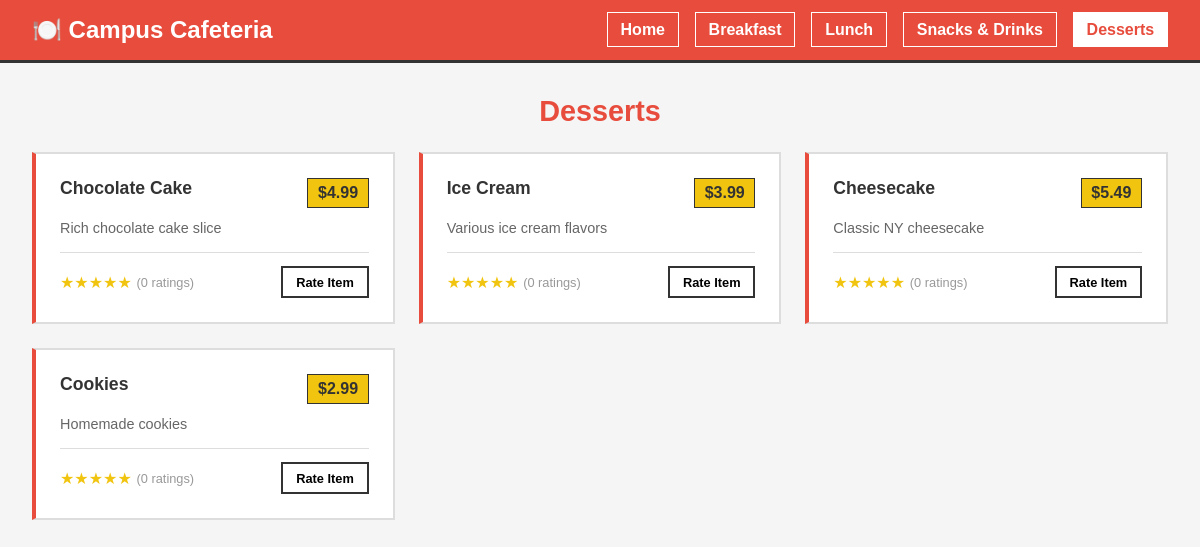
The app's page /menu/5 with its own data.
### tables this page shows
CREATE TABLE menu_items (
                    id INTEGER PRIMARY KEY AUTOINCREMENT,
                    name TEXT NOT NULL,
                    category TEXT NOT NULL,
                    description TEXT,
                    price REAL NOT NULL,
                    page INTEGER NOT NULL,
                    available INTEGER DEFAULT 1
                );

### app.py (the view)
@app.route('/menu/<int:page_num>')
def menu(page_num):
    if page_num < 1 or page_num > 5:
        return "Page not found", 404
    conn = get_db_connection()
    items = conn.execute('SELECT * FROM menu_items WHERE page = ?', (page_num,)).fetchall()
    conn.close()
    page_titles = {
        1: 'Home',
        2: 'Breakfast',
        3: 'Lunch',
        4: 'Snacks & Beverages',
        5: 'Desserts'
    }
    return render_template('index.html',
                          page=page_num,
                          items=items,
                          page_title=page_titles.get(page_num, 'Menu'),
                          cafeteria_info=CAFETERIA_INFO)

### PDataBase.py (called while the page is built)
def get_db_connection():
    connection = sqlite3.connect(db_path)
    connection.row_factory = sqlite3.Row
    return connection

### templates/index.html (shortened to what this page needs)
<!DOCTYPE html>
<html lang="en">
<head>
    <link rel="stylesheet" href="{{ url_for('static', filename='styles.css') }}">
</head>
<body>
    <div class="container">
        <nav class="navbar">
            <div class="nav-brand">🍽️ Campus Cafeteria</div>
            <ul class="nav-links">
                <li><a href="/" class="{% if page == 1 %}active{% endif %}">Home</a></li>
                <li><a href="/menu/2" class="{% if page == 2 %}active{% endif %}">Breakfast</a></li>
                <li><a href="/menu/3" class="{% if page == 3 %}active{% endif %}">Lunch</a></li>
                <li><a href="/menu/4" class="{% if page == 4 %}active{% endif %}">Snacks & Drinks</a></li>
                <li><a href="/menu/5" class="{% if page == 5 %}active{% endif %}">Desserts</a></li>
            </ul>
        </nav>
        {% if page == 1 %}
        <div class="page home-page">
            <div class="hero">
                <h1>Welcome to FutureDev Cafeteria</h1>
                <p class="subtitle">Your favorite place to eat on campus</p>
            </div>
            <div class="info-section">
                <div class="info-card">
                    <h2>📍 Location & Hours</h2>
                    <p><strong>{{ cafeteria_info.location }}</strong></p>
                    <p>{{ cafeteria_info.hours }}</p>
                </div>
                <div class="info-card">
                    <h2>📞 Contact Us</h2>
                    <p><strong>Phone:</strong> {{ cafeteria_info.phone }}</p>
                    <p><strong>Email:</strong> {{ cafeteria_info.email }}</p>
                </div>
                </div>
            </div>
            <div class="menu-preview">
                <h2>Browse Our Menu</h2>
                <div class="preview-grid">
                    <a href="/menu/2" class="preview-card">
                        <span class="emoji">🥞</span>
                        <h3>Breakfast</h3>
                        <p>Start your day right</p>
                    </a>
                    <a href="/menu/3" class="preview-card">
                        <span class="emoji">🍔</span>
                        <h3>Lunch</h3>
                        <p>Satisfying meals</p>
                    </a>
                    <a href="/menu/4" class="preview-card">
                        <span class="emoji">🍿</span>
                        <h3>Snacks & Drinks</h3>
                        <p>Quick bites & beverages</p>
                    </a>
                    <a href="/menu/5" class="preview-card">
                        <span class="emoji">🍰</span>
                        <h3>Desserts</h3>
                        <p>Sweet treats</p>
                    </a>
                </div>
            </div>
            <div class="quick-links">
                <a href="#" onclick="showFeedbackModal(); return false;" class="quick-link">💬 Send Feedback</a>
            </div>
        </div>
        {% else %}
        <div class="page menu-page">
            <h1>{{ page_title }}</h1>
            {% if items %}
            <div class="menu-grid">
                {% for item in items %}
                <div class="menu-item">
                    <div class="item-header">
                        <h3>{{ item.name }}</h3>
                        <span class="price">${{ "%.2f"|format(item.price) }}</span>
                    </div>
                    <p class="description">{{ item.description }}</p>
                    <div class="rating-section">
                        <div class="rating-display" id="rating-{{ item.id }}">
                            <span class="stars">★★★★★</span>
                            <span class="rating-count">(0 ratings)</span>
                        </div>
                        <button class="btn btn-small" data-item-id="{{ item.id }}" data-item-name="{{ item.name }}" onclick="showRatingModal(this)">Rate Item</button>
                    </div>
                </div>
                {% endfor %}
            </div>
            {% else %}
            <p class="no-items">No items available for this category.</p>
            {% endif %}
        </div>
        {% endif %}
    </div>
</body>
</html>

### static/styles.css (style rules this page uses)
* { margin: 0; padding: 0; box-sizing: border-box; }
:root { --primary: #e74c3c; --secondary: #3498db; --accent: #f1c40f; --dark: #333; --light: #ddd; }
body { font-family: Arial, sans-serif; background: #f5f5f5; color: var(--dark); }
.container { max-width: 1200px; margin: 0 auto; }
.navbar { background: var(--primary); padding: 1rem 2rem; display: flex; justify-content: space-between; align-items: center; flex-wrap: wrap; border-bottom: 3px solid var(--dark); }
.nav-brand { font-size: 1.5rem; font-weight: bold; color: white; }
.nav-links { display: flex; list-style: none; gap: 1rem; flex-wrap: wrap; }
.nav-links a { color: white; text-decoration: none; font-weight: bold; padding: 0.5rem 0.8rem; border: 1px solid white; }
.nav-links a.active { background: white; color: var(--primary); }
.page { padding: 2rem; }
.menu-page h1 { text-align: center; margin-bottom: 1.5rem; font-size: 1.8rem; color: var(--primary); }
.menu-grid { display: grid; grid-template-columns: repeat(auto-fill, minmax(280px, 1fr)); gap: 1.5rem; }
.menu-item { background: white; padding: 1.5rem; border: 2px solid var(--light); border-left: 4px solid var(--primary); }
.item-header { display: flex; justify-content: space-between; margin-bottom: 0.8rem; }
.item-header h3 { font-size: 1.1rem; margin: 0; flex: 1; }
.price { background: var(--accent); color: var(--dark); padding: 0.3rem 0.6rem; font-weight: bold; white-space: nowrap; margin-left: 0.5rem; border: 1px solid var(--dark); }
.description { color: #666; margin-bottom: 0.8rem; font-size: 0.9rem; }
.rating-section { display: flex; justify-content: space-between; margin-top: 1rem; border-top: 1px solid var(--light); padding-top: 0.8rem; }
.rating-display { display: flex; align-items: center; gap: 0.3rem; }
.stars { color: var(--accent); font-size: 1rem; }
.rating-count { font-size: 0.8rem; color: #999; }
.btn { padding: 0.6rem 1rem; border: 2px solid var(--dark); cursor: pointer; font-size: 0.9rem; font-weight: bold; background: white; }
.btn-small { padding: 0.4rem 0.8rem; font-size: 0.8rem; }

### records on screen
menu_items: name "Chocolate Cake", price "4.99", description "Rich chocolate cake slice"
menu_items: name "Ice Cream", price "3.99", description "Various ice cream flavors"
menu_items: name "Cheesecake", price "5.49", description "Classic NY cheesecake"
menu_items: name "Cookies", price "2.99", description "Homemade cookies"

### other values on screen
{{ page_title }} "Desserts"
